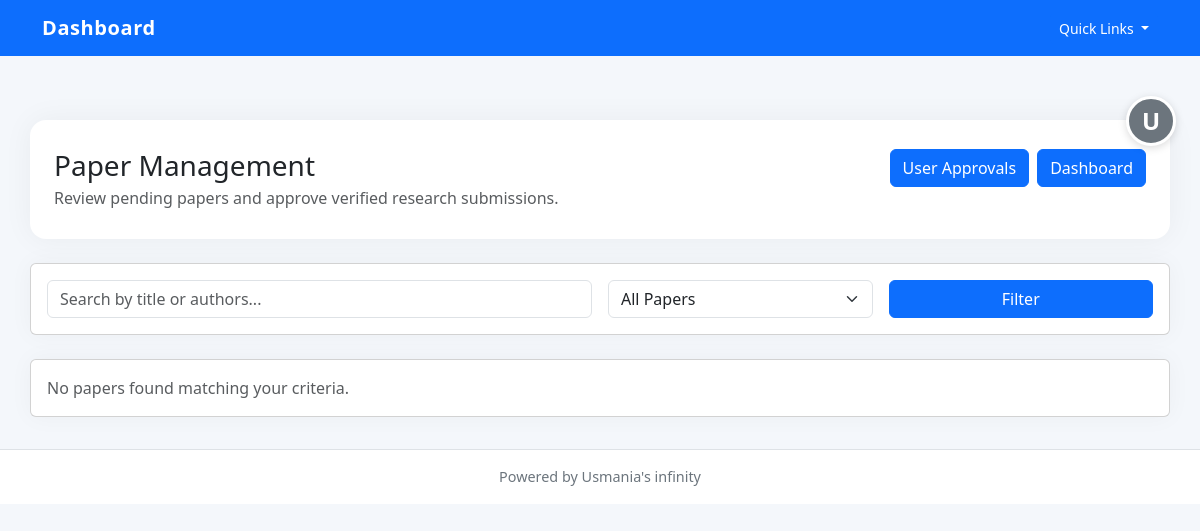
Before: /admin/papers (signed in) with the older database file.
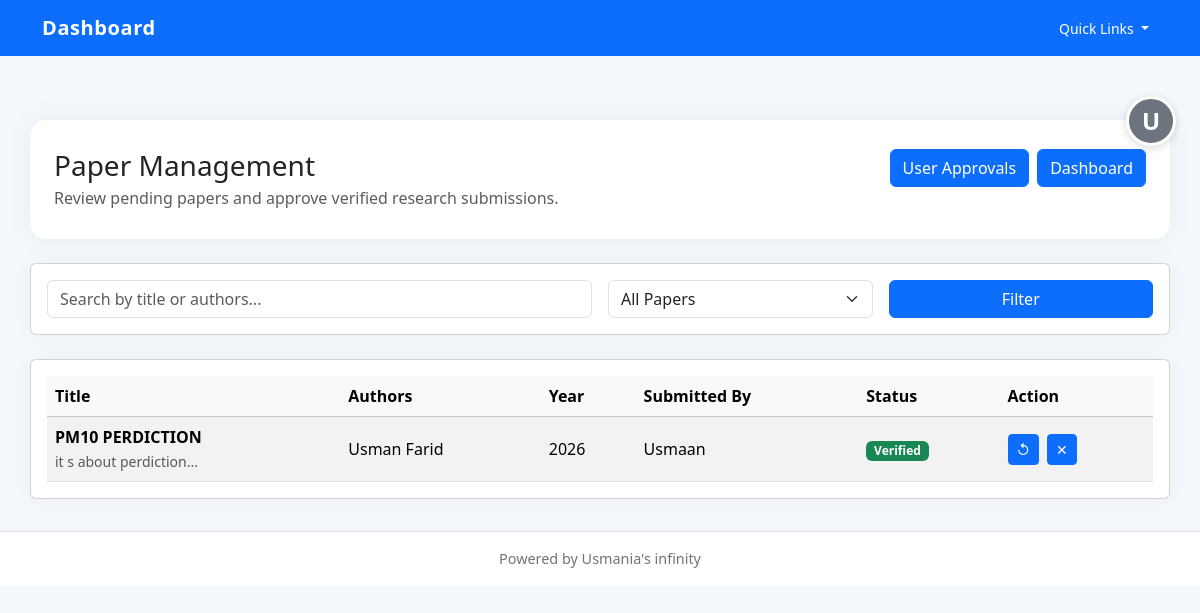
After: the same page with the newer database file.
### app/models.py (models this page shows)
class Paper(db.Model):
    __tablename__ = "papers"
    id = db.Column(db.Integer, primary_key=True)
    title = db.Column(db.String(500))
    authors = db.Column(db.Text)
    year = db.Column(db.Integer)
    abstract = db.Column(db.Text)
    pdf_path = db.Column(db.String(500))
    link = db.Column(db.String(500))
    verified = db.Column(db.Boolean, default=False)
    department_id = db.Column(db.Integer, db.ForeignKey("departments.id"))
    user_id = db.Column(db.Integer, db.ForeignKey("users.id"))
    created_at = db.Column(db.DateTime, default=datetime.utcnow)

class User(UserMixin, db.Model):
    __tablename__ = "users"
    id = db.Column(db.Integer, primary_key=True)
    name = db.Column(db.String(150), nullable=False)
    email = db.Column(db.String(150), unique=True, nullable=False)
    password = db.Column(db.String(255), nullable=False)
    role = db.Column(db.String(50), default="faculty")  # faculty / admin
    department_id = db.Column(db.Integer, db.ForeignKey("departments.id"))
    papers = db.relationship("Paper", backref="author", lazy=True)
    approved = db.Column(db.Boolean, default=False)
    created_at = db.Column(db.DateTime, default=datetime.utcnow)

### app/routes/admin.py (the view)
@admin_bp.route("/papers")
@login_required
def view_papers():
    if current_user.role != "admin":
        return redirect(url_for("auth.dashboard"))
    search = request.args.get('search', '')
    filter_status = request.args.get('status', 'all')  # all, pending, verified
    query = Paper.query
    if search:
        query = query.filter(
            (Paper.title.ilike(f'%{search}%')) |
            (Paper.authors.ilike(f'%{search}%'))
        )
    if filter_status == 'pending':
        query = query.filter_by(verified=False)
    elif filter_status == 'verified':
        query = query.filter_by(verified=True)
    papers = query.order_by(Paper.created_at.desc()).all()
    return render_template("admin_papers.html", papers=papers, search=search, filter_status=filter_status)

### app/routes/auth.py (called while the page is built)
@login_manager.user_loader
def load_user(user_id):
    return User.query.get(int(user_id))

### app/templates/admin_papers.html (shortened to what the changed rows need)
{% extends "base.html" %}
{% block content %}
<div class="page-header">
    <div class="d-flex flex-column flex-md-row justify-content-between gap-3 align-items-start">
        <div>
            <h1 class="h3 mb-1">Paper Management</h1>
        </div>
    </div>
</div>
<div class="card card-shadow">
    <div class="card-body">
        {% if papers %}
        <div class="table-responsive">
            <table class="table table-striped align-middle mb-0">
                <thead class="table-light">
                    <tr>
                        <th>Title</th>
                        <th>Authors</th>
                        <th>Year</th>
                        <th>Submitted By</th>
                        <th>Status</th>
                        <th>Action</th>
                    </tr>
                </thead>
                <tbody>
                    {% for paper in papers %}
                    <tr>
                        <td>
                            <strong>{{ paper.title }}</strong>
                            {% if paper.abstract %}
                            <br><small class="text-muted">{{ paper.abstract[:80] }}...</small>
                            {% endif %}
                        </td>
                        <td>{{ paper.authors }}</td>
                        <td>{{ paper.year }}</td>
                        <td>{{ paper.author.name if paper.author else 'Unknown' }}</td>
                        <td>
                            {% if paper.verified %}
                            <span class="badge bg-success">Verified</span>
                            {% else %}
                            <span class="badge bg-warning text-dark">Pending</span>
                            {% endif %}
                        </td>
                        <td>
                            <div class="d-flex gap-2">
                                {% if not paper.verified %}
                                <a class="btn btn-sm btn-success" href="{{ url_for('admin.approve_paper', paper_id=paper.id) }}" title="Approve Paper">✓</a>
                                {% else %}
                                <form method="POST" action="{{ url_for('admin.reject_paper', paper_id=paper.id) }}" style="display:inline;">
                                    <button type="submit" class="btn btn-sm btn-warning" title="Mark as Unverified">↺</button>
                                </form>
                                {% endif %}
                                <form method="POST" action="{{ url_for('admin.delete_paper', paper_id=paper.id) }}" style="display:inline;">
                                    <button type="submit" class="btn btn-sm btn-danger" onclick="return confirm('Delete this paper?');" title="Delete Paper">✕</button>
                                </form>
                            </div>
                        </td>
                    </tr>
                    {% endfor %}
                </tbody>
            </table>
        </div>
        {% else %}
        <p class="text-muted mb-0">No papers found matching your criteria.</p>
        {% endif %}
    </div>
</div>
{% endblock %}

Changed rows visible on the page:
added Paper: title "PM10 PERDICTION", abstract "it s about perdiction", authors "Usman Farid", year "2026", author "Usmaan", verified "Verified"
Other visible differences:
text no longer shown: "No papers found matching your criteria."
text now shown: "Title Authors Year Submitted By Status Action"
